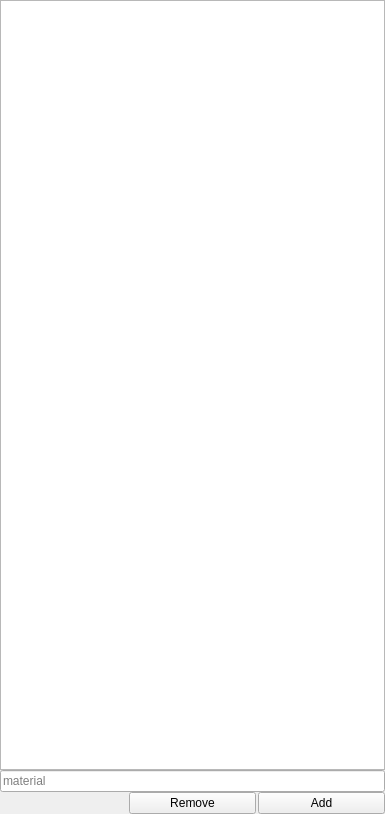
<?xml version="1.0" encoding="UTF-8"?>
<ui version="4.0">
 <class>MaterialConfig</class>
 <widget class="QWidget" name="MaterialConfig">
  <property name="geometry">
   <rect>
    <x>0</x>
    <y>0</y>
    <width>385</width>
    <height>814</height>
   </rect>
  </property>
  <layout class="QGridLayout" name="gridLayout" rowstretch="0,0,0" columnstretch="0,0">
   <property name="leftMargin">
    <number>0</number>
   </property>
   <property name="topMargin">
    <number>0</number>
   </property>
   <property name="rightMargin">
    <number>0</number>
   </property>
   <property name="bottomMargin">
    <number>0</number>
   </property>
   <property name="horizontalSpacing">
    <number>2</number>
   </property>
   <property name="verticalSpacing">
    <number>0</number>
   </property>
      <item row="3" column="1">
       <widget class="QPushButton" name="pbMatRemove">
        <property name="text">
         <string>Remove</string>
        </property>
       </widget>
      </item>
      <item row="2" column="0" colspan="3">
       <widget class="QLineEdit" name="material">
        <property name="placeholderText">
         <string>material</string>
        </property>
       </widget>
      </item>
      <item row="3" column="2">
       <widget class="QPushButton" name="pbMatAdd">
        <property name="text">
         <string>Add</string>
        </property>
       </widget>
      </item>
      <item row="1" column="0" colspan="3">
       <widget class="QListView" name="lstMaterial"/>
      </item>
  </layout>
 </widget>
 <resources/>
 <connections/>
</ui>
